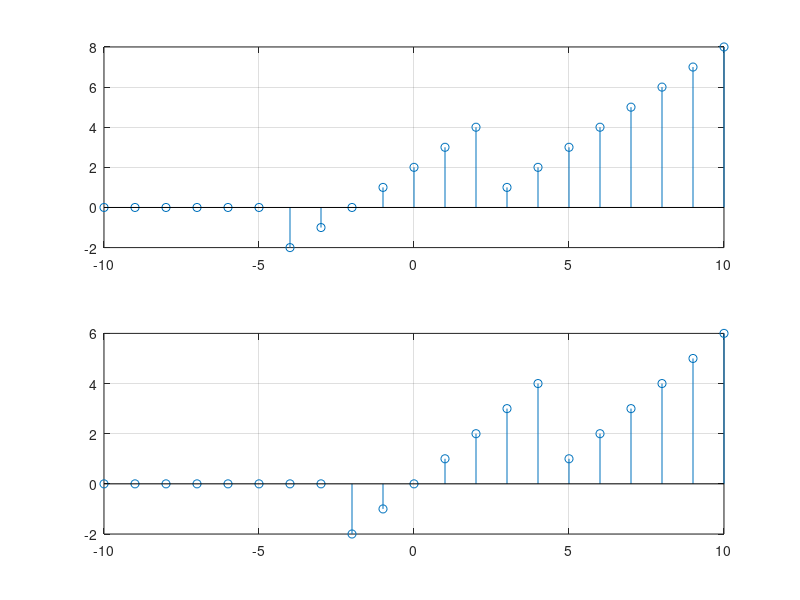

Reproduce this figure in MATLAB.
%% clear
clc
clear all
close all

%% declare
n = -10:1:10;
x = zeros(1,21);
i = length(-10:-5);
for j = -4:2
    i = i + 1;
    x(i) = j+2;
end
for j = 3:10
    i = i + 1;
    x(i) = j-2;
end

y = [zeros(1,2) x(1, 1:19)];

%% plot
subplot(2,1,1);
stem(n,x);
grid on;

subplot(2,1,2);
stem(n,y);
grid on;